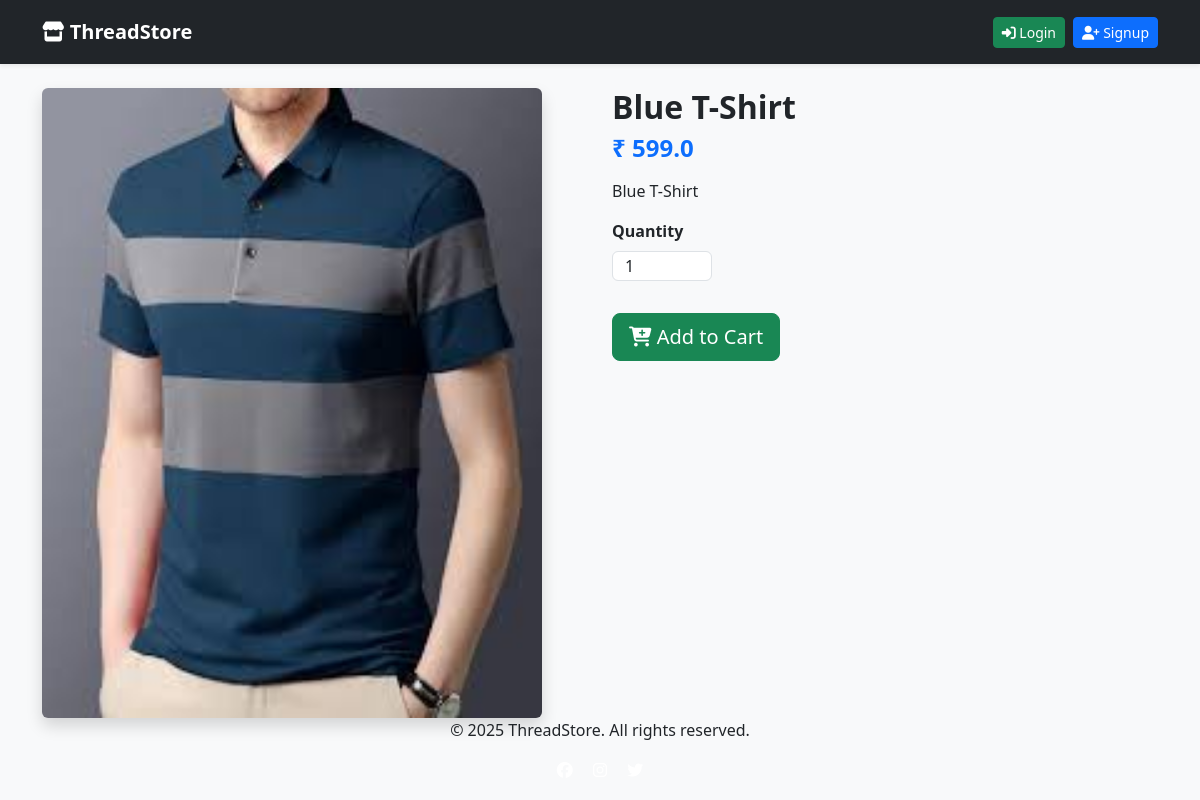
Screenshot of /product/4/ with the database file from the repository.
### store/models.py (models this page shows, shortened)
class Product(models.Model):
    category = models.ForeignKey(Category, on_delete=models.CASCADE)
    title = models.CharField(max_length=200)
    description = models.TextField()
    price = models.FloatField()
    image = models.ImageField(upload_to='products/')
    stock = models.IntegerField(default=10)

### store/views.py (the view)
# urls.py: path('product/<int:pk>/', views.product_detail, name="product_detail"),
def product_detail(request, pk):
    product = Product.objects.get(pk=pk)
    return render(request, "store/product_detail.html", {"product": product})

### templates/store/product_detail.html (shortened to what this page needs)
{% extends "store/base.html" %}
{% block content %}
<div class="row">
  <div class="col-md-6">
    <img src="{{ product.image.url }}" width="500" height="300" class="img-fluid rounded shadow" >
  </div>
  <div class="col-md-6">
    <h2 class="fw-bold">{{ product.title }}</h2>
    <h4 class="text-primary fw-bold">₹ {{ product.price }}</h4>
    <p class="mt-3">{{ product.description }}</p>
    <form action="/add-to-cart/{{ product.id }}/" method="POST">
      <div class="mb-3">
        <label class="form-label fw-bold">Quantity</label>
        <input type="number" name="quantity" class="form-control" value="1" min="1" max="{{ product.stock }}" style="width: 100px; height: 30px;">
      </div>
      <button class="btn btn-success btn-lg mt-3">
        <i class="fa-solid fa-cart-plus"></i> Add to Cart
      </button>
    </form>
  </div>
</div>
{% endblock %}

### templates/store/base.html (style rules this page uses)
body { background: #f8f9fa; }

### rows the page displays
Product: image (picture), title "Blue T-Shirt", price "599.0", description "Blue T-Shirt"
